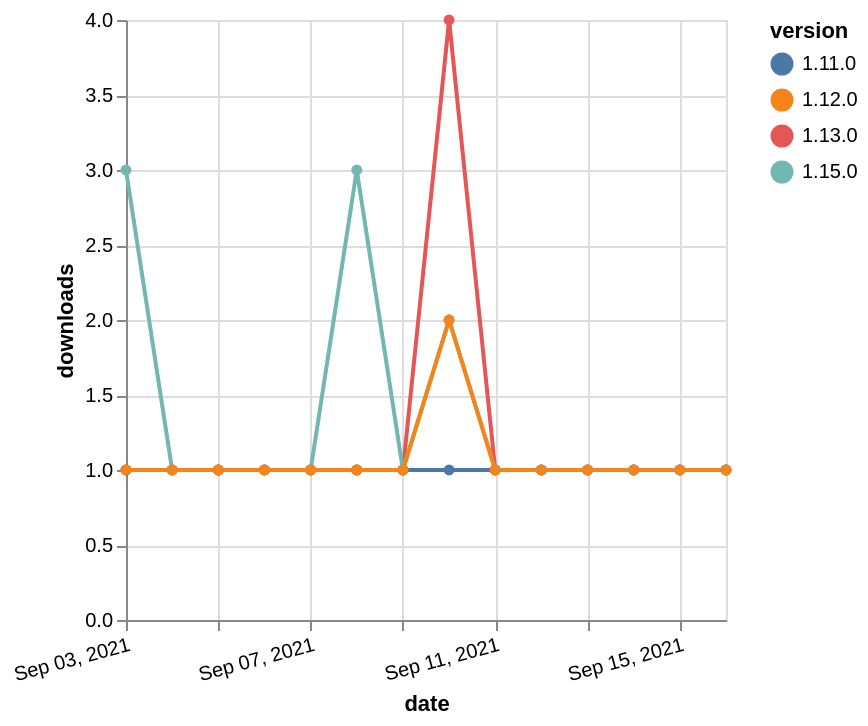

Here is the Vega-Lite specification saved for this chart:
### Vega-Lite specification from a JSON file in a GitHub repository (floating-point values rounded to 4 significant figures)
{"$schema": "https://vega.github.io/schema/vega-lite/v5.json", "description": "A simple bar chart with embedded data.", "data": {"values": [{"date": "2021-09-03", "total": 222, "delta": 1, "version": "1.11.0"}, {"date": "2021-09-04", "total": 223, "delta": 1, "version": "1.11.0"}, {"date": "2021-09-05", "total": 224, "delta": 1, "version": "1.11.0"}, {"date": "2021-09-06", "total": 225, "delta": 1, "version": "1.11.0"}, {"date": "2021-09-07", "total": 226, "delta": 1, "version": "1.11.0"}, {"date": "2021-09-08", "total": 227, "delta": 1, "version": "1.11.0"}, {"date": "2021-09-09", "total": 228, "delta": 1, "version": "1.11.0"}, {"date": "2021-09-10", "total": 229, "delta": 1, "version": "1.11.0"}, {"date": "2021-09-11", "total": 230, "delta": 1, "version": "1.11.0"}, {"date": "2021-09-12", "total": 231, "delta": 1, "version": "1.11.0"}, {"date": "2021-09-13", "total": 232, "delta": 1, "version": "1.11.0"}, {"date": "2021-09-14", "total": 233, "delta": 1, "version": "1.11.0"}, {"date": "2021-09-15", "total": 234, "delta": 1, "version": "1.11.0"}, {"date": "2021-09-16", "total": 235, "delta": 1, "version": "1.11.0"}, {"date": "2021-09-03", "total": 290, "delta": 1, "version": "1.13.0"}, {"date": "2021-09-04", "total": 291, "delta": 1, "version": "1.13.0"}, {"date": "2021-09-05", "total": 292, "delta": 1, "version": "1.13.0"}, {"date": "2021-09-06", "total": 293, "delta": 1, "version": "1.13.0"}, {"date": "2021-09-07", "total": 294, "delta": 1, "version": "1.13.0"}, {"date": "2021-09-08", "total": 295, "delta": 1, "version": "1.13.0"}, {"date": "2021-09-09", "total": 296, "delta": 1, "version": "1.13.0"}, {"date": "2021-09-10", "total": 300, "delta": 4, "version": "1.13.0"}, {"date": "2021-09-11", "total": 301, "delta": 1, "version": "1.13.0"}, {"date": "2021-09-12", "total": 302, "delta": 1, "version": "1.13.0"}, {"date": "2021-09-13", "total": 303, "delta": 1, "version": "1.13.0"}, {"date": "2021-09-14", "total": 304, "delta": 1, "version": "1.13.0"}, {"date": "2021-09-15", "total": 305, "delta": 1, "version": "1.13.0"}, {"date": "2021-09-16", "total": 306, "delta": 1, "version": "1.13.0"}, {"date": "2021-09-03", "total": 118, "delta": 3, "version": "1.15.0"}, {"date": "2021-09-04", "total": 119, "delta": 1, "version": "1.15.0"}, {"date": "2021-09-05", "total": 120, "delta": 1, "version": "1.15.0"}, {"date": "2021-09-06", "total": 121, "delta": 1, "version": "1.15.0"}, {"date": "2021-09-07", "total": 122, "delta": 1, "version": "1.15.0"}, {"date": "2021-09-08", "total": 125, "delta": 3, "version": "1.15.0"}, {"date": "2021-09-09", "total": 126, "delta": 1, "version": "1.15.0"}, {"date": "2021-09-10", "total": 128, "delta": 2, "version": "1.15.0"}, {"date": "2021-09-11", "total": 129, "delta": 1, "version": "1.15.0"}, {"date": "2021-09-12", "total": 130, "delta": 1, "version": "1.15.0"}, {"date": "2021-09-13", "total": 131, "delta": 1, "version": "1.15.0"}, {"date": "2021-09-14", "total": 132, "delta": 1, "version": "1.15.0"}, {"date": "2021-09-15", "total": 133, "delta": 1, "version": "1.15.0"}, {"date": "2021-09-16", "total": 134, "delta": 1, "version": "1.15.0"}, {"date": "2021-09-03", "total": 180, "delta": 1, "version": "1.12.0"}, {"date": "2021-09-04", "total": 181, "delta": 1, "version": "1.12.0"}, {"date": "2021-09-05", "total": 182, "delta": 1, "version": "1.12.0"}, {"date": "2021-09-06", "total": 183, "delta": 1, "version": "1.12.0"}, {"date": "2021-09-07", "total": 184, "delta": 1, "version": "1.12.0"}, {"date": "2021-09-08", "total": 185, "delta": 1, "version": "1.12.0"}, {"date": "2021-09-09", "total": 186, "delta": 1, "version": "1.12.0"}, {"date": "2021-09-10", "total": 188, "delta": 2, "version": "1.12.0"}, {"date": "2021-09-11", "total": 189, "delta": 1, "version": "1.12.0"}, {"date": "2021-09-12", "total": 190, "delta": 1, "version": "1.12.0"}, {"date": "2021-09-13", "total": 191, "delta": 1, "version": "1.12.0"}, {"date": "2021-09-14", "total": 192, "delta": 1, "version": "1.12.0"}, {"date": "2021-09-15", "total": 193, "delta": 1, "version": "1.12.0"}, {"date": "2021-09-16", "total": 194, "delta": 1, "version": "1.12.0"}]}, "width": "container", "mark": {"type": "line", "point": {"filled": true}}, "encoding": {"x": {"field": "date", "type": "temporal", "timeUnit": "yearmonthdate", "title": "date", "axis": {"labelAngle": -15}}, "y": {"field": "delta", "type": "quantitative", "title": "downloads"}, "color": {"field": "version", "type": "nominal"}, "tooltip": {"field": "delta"}}}
